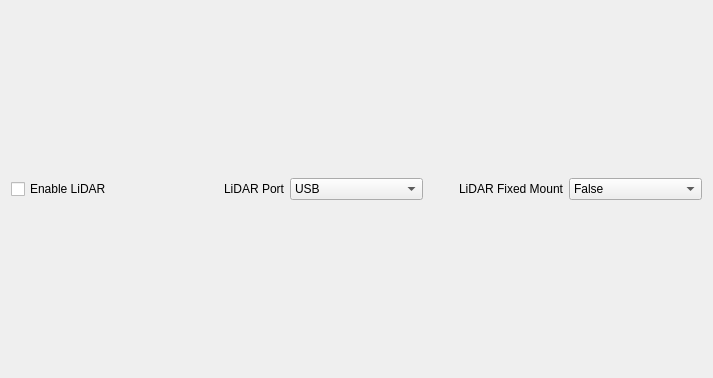
                 <widget class="QWidget" name="scrollAreaWidgetContents_16">
                  <property name="geometry">
                   <rect>
                    <x>0</x>
                    <y>0</y>
                    <width>713</width>
                    <height>378</height>
                   </rect>
                  </property>
                  <layout class="QGridLayout" name="gridLayout_29">
                   <item row="0" column="0">
                    <layout class="QHBoxLayout" name="horizontalLayout_69">
                     <item>
                      <widget class="QCheckBox" name="enable_lidar">
                       <property name="text">
                        <string>Enable LiDAR</string>
                       </property>
                      </widget>
                     </item>
                     <item>
                      <widget class="QLabel" name="label_69">
                       <property name="text">
                        <string>LiDAR Port</string>
                       </property>
                       <property name="alignment">
                        <set>Qt::AlignRight|Qt::AlignTrailing|Qt::AlignVCenter</set>
                       </property>
                      </widget>
                     </item>
                     <item>
                      <widget class="QComboBox" name="lidar_port">
                       <item>
                        <property name="text">
                         <string>USB</string>
                        </property>
                       </item>
                       <item>
                        <property name="text">
                         <string>Serial1</string>
                        </property>
                       </item>
                       <item>
                        <property name="text">
                         <string>Serial2</string>
                        </property>
                       </item>
                       <item>
                        <property name="text">
                         <string>Serial3</string>
                        </property>
                       </item>
                       <item>
                        <property name="text">
                         <string>Serial4</string>
                        </property>
                       </item>
                       <item>
                        <property name="text">
                         <string>Serial5</string>
                        </property>
                       </item>
                       <item>
                        <property name="text">
                         <string>Serial6</string>
                        </property>
                       </item>
                       <item>
                        <property name="text">
                         <string>Serial7</string>
                        </property>
                       </item>
                       <item>
                        <property name="text">
                         <string>Serial8</string>
                        </property>
                       </item>
                      </widget>
                     </item>
                     <item>
                      <widget class="QLabel" name="label_83">
                       <property name="text">
                        <string>LiDAR Fixed Mount</string>
                       </property>
                       <property name="alignment">
                        <set>Qt::AlignRight|Qt::AlignTrailing|Qt::AlignVCenter</set>
                       </property>
                      </widget>
                     </item>
                     <item>
                      <widget class="QComboBox" name="lidar_fixed_mount">
                       <property name="currentIndex">
                        <number>1</number>
                       </property>
                       <item>
                        <property name="text">
                         <string>True</string>
                        </property>
                       </item>
                       <item>
                        <property name="text">
                         <string>False</string>
                        </property>
                       </item>
                      </widget>
                     </item>
                    </layout>
                   </item>
                  </layout>
                 </widget>
